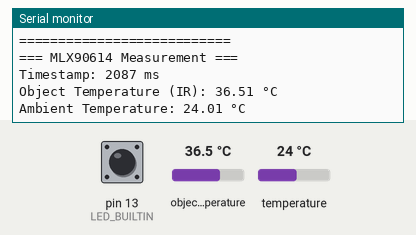
Simulated run of this sketch. Board: Arduino Uno, built with avr-gcc and run on an emulated ATmega328P. On the bench: the last lines printed to the serial monitor. The test bench sets the inputs (shaded band); at power-on: object temperature 36.5 °C, temperature 24 °C, pin 13 (LED_BUILTIN) HIGH.

Above: at 2.2 s.
2.3 s: object temperature set to 20 °C
At 2.9 s:
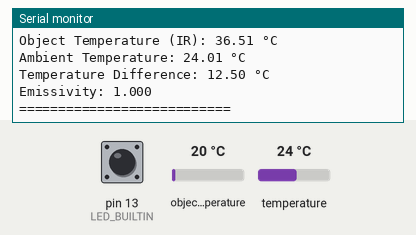
3.8 s: temperature set to 12 °C
At 4.9 s:
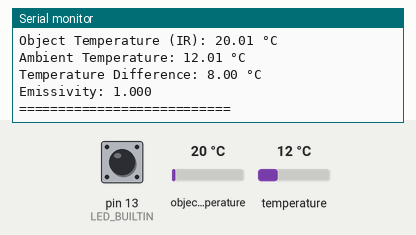
7.9 s: object temperature set to 26 °C
At 8.9 s:
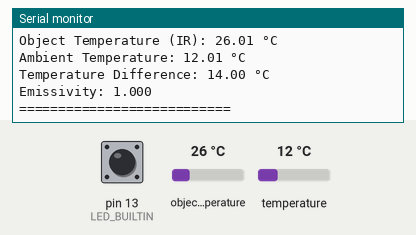
Timing chart, 0 to 10.9 s (numbered marks = the images above; inputs shaded):
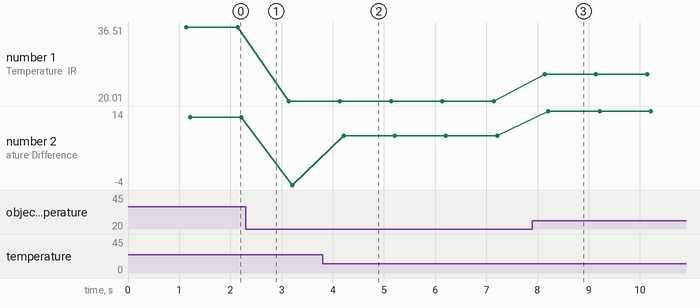

The sketch:

ir_sensor_test.ino
```cpp
/*
 * MLX90614 Infrared Temperature Sensor Test
 *
 * This program tests the MLX90614 infrared temperature sensor
 * and displays both object and ambient temperature.
 *
 * Hardware:
 * - MLX90614 Infrared Temperature Sensor
 * - Arduino Uno/Nano
 *
 * Connections:
 * - VCC -> 3.3V
 * - GND -> GND
 * - SDA -> A4 (SDA)
 * - SCL -> A5 (SCL)
 *
 * I2C Address: 0x5A
 */

#include <Wire.h>
#include <Adafruit_MLX90614.h>

// Create sensor object
Adafruit_MLX90614 mlx = Adafruit_MLX90614();

// Timing variables
unsigned long lastMeasurement = 0;
const unsigned long MEASUREMENT_INTERVAL = 1000; // 1 second

void setup() {
  // Start serial communication
  Serial.begin(9600);
  while (!Serial) {
    ; // Wait for serial connection
  }

  Serial.println(F("MLX90614 Infrared Temperature Sensor Test"));
  Serial.println(F("========================================="));

  // Start I2C
  Wire.begin();

  // Initialize sensor
  if (mlx.begin()) {
    Serial.println(F("MLX90614 Sensor initialized successfully!"));
    Serial.print(F("Emissivity: "));
    Serial.println(mlx.readEmissivity());
    Serial.println();
  } else {
    Serial.println(F("ERROR: MLX90614 Sensor not found!"));
    Serial.println(F("Please check wiring and I2C address."));
    while (1); // Infinite loop on error
  }

  // Short pause
  delay(1000);
}

void loop() {
  // Only measure every MEASUREMENT_INTERVAL milliseconds
  if (millis() - lastMeasurement >= MEASUREMENT_INTERVAL) {
    lastMeasurement = millis();

    // Read temperatures
    float objectTemp = mlx.readObjectTempC();    // Object temperature (infrared)
    float ambientTemp = mlx.readAmbientTempC();  // Ambient temperature (internal sensor)

    // Output results
    Serial.println(F("=== MLX90614 Measurement ==="));
    Serial.print(F("Timestamp: "));
    Serial.print(millis());
    Serial.println(F(" ms"));

    Serial.print(F("Object Temperature (IR): "));
    Serial.print(objectTemp, 2);
    Serial.println(F(" °C"));

    Serial.print(F("Ambient Temperature: "));
    Serial.print(ambientTemp, 2);
    Serial.println(F(" °C"));

    // Calculate temperature difference
    float tempDiff = objectTemp - ambientTemp;
    Serial.print(F("Temperature Difference: "));
    Serial.print(tempDiff, 2);
    Serial.println(F(" °C"));

    // Display emissivity (useful for calibration)
    Serial.print(F("Emissivity: "));
    Serial.println(mlx.readEmissivity(), 3);

    Serial.println(F("==========================="));
    Serial.println();

    // LED as status indicator (if available)
    digitalWrite(LED_BUILTIN, !digitalRead(LED_BUILTIN));
  }
}

/*
 * Additional functions for extended tests:
 */

// Change emissivity (for calibration)
void setEmissivity(float emissivity) {
  if (emissivity >= 0.1 && emissivity <= 1.0) {
    mlx.writeEmissivity(emissivity);
    Serial.print(F("Emissivity set to "));
    Serial.print(emissivity, 3);
    Serial.println(F(""));
  } else {
    Serial.println(F("ERROR: Emissivity must be between 0.1 and 1.0"));
  }
}

// Display sensor information
void printSensorInfo() {
  Serial.println(F("=== MLX90614 Sensor Information ==="));
  Serial.print(F("Emissivity: "));
  Serial.println(mlx.readEmissivity(), 3);
  Serial.print(F("I2C Address: 0x"));
  Serial.println(0x5A, HEX);
  Serial.println(F("==================================="));
} 
```

Measured:
- after the input at 3.8 s, the serial monitor: prints a new line after 0.38 s (image 2)
- after the input at 7.9 s, the serial monitor: prints a new line after 0.24 s (image 3)
- plotted number 1: 36.51 → 20.01 after the input at 2.3 s, 20.01 → 26.01 after the input at 7.9 s
- plotted number 2: 12.5 → -4 after the input at 2.3 s, -4 → 8 after the input at 3.8 s, 8 → 14 after the input at 7.9 s
